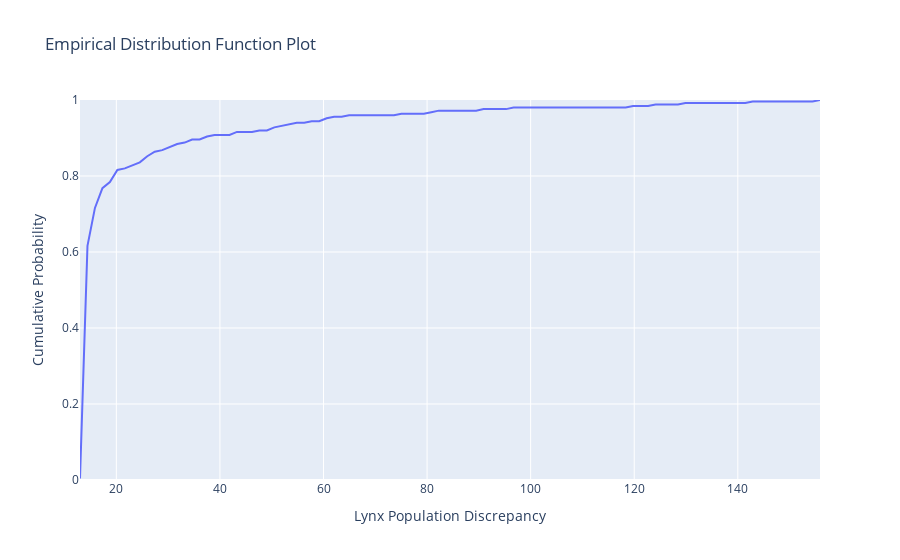
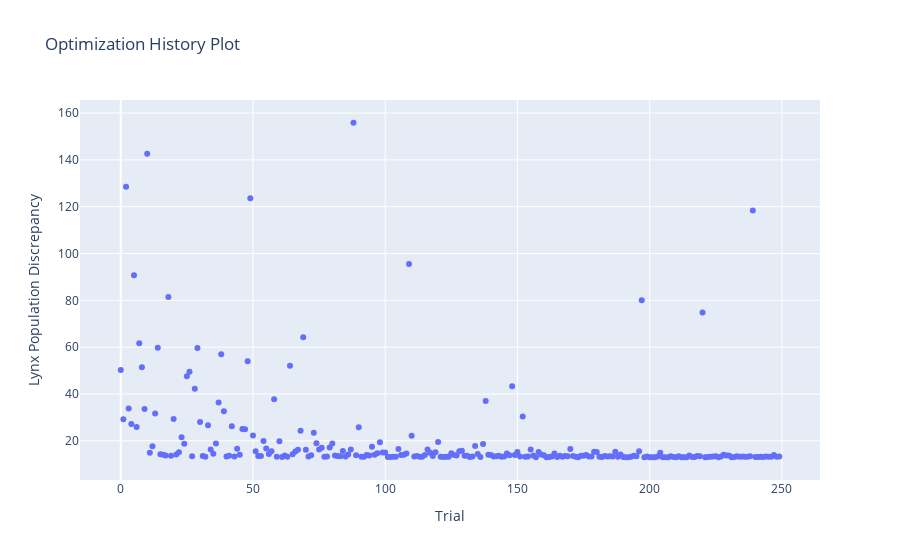
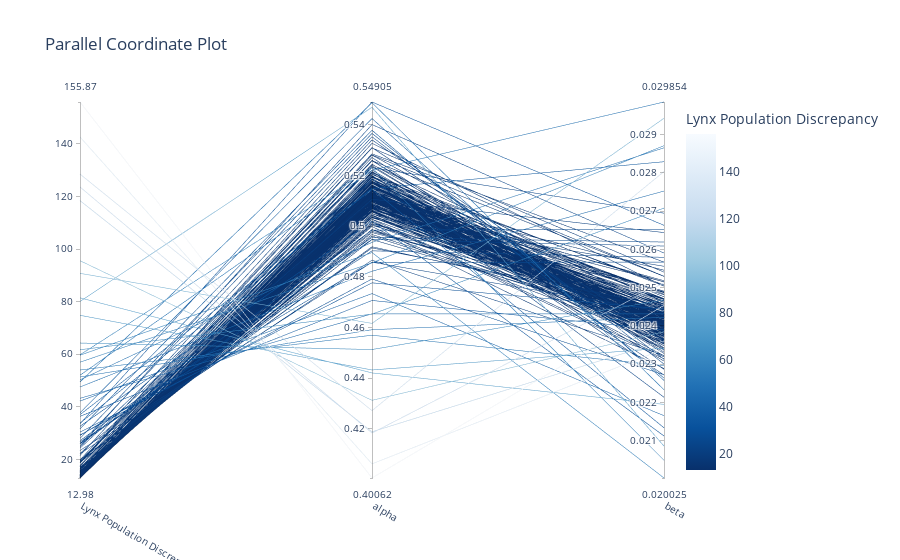
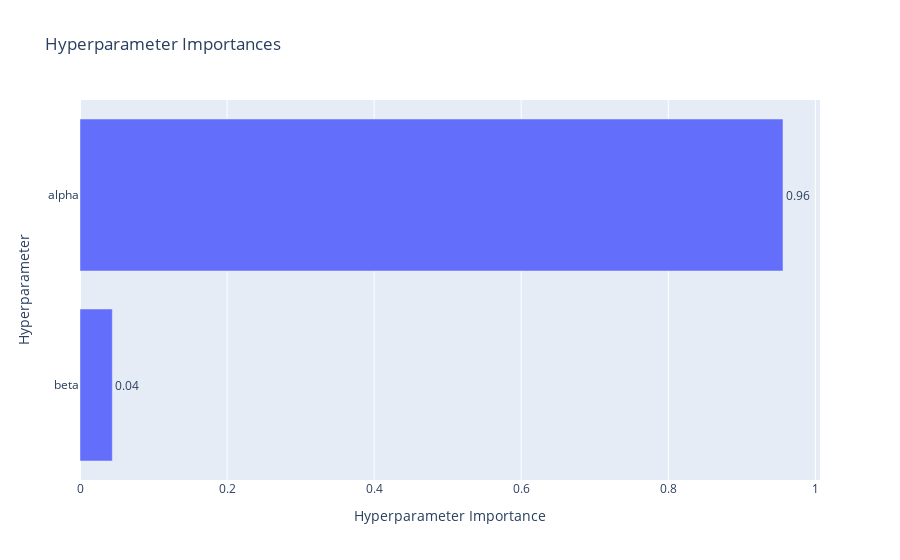

Notebook source saved alongside these figures, in order:
### Markdown cell above
We'll next run our black-box optimisation procedure using the [Tree-Structured Parsen Estimator (TPES) from the Optuna library](https://optuna.org/).

**TPES** is a Bayesian optimisation method that uses two density-estimation surrogate models to learn the distribution of parameters from Lotka Volterra that lead to **good** and **bad** results where:

- $l(x) = p(x \mid y < y^*) $: models parameter values that produced *good* results  
- $g(x) = p(x \mid y \ge y^*) $: models parameter values that produced *bad* results

Here $x$ are our parameter sets and $y^*$ is a performance threshold (often a quantile of observed losses). New candidate parameter sets are chosen to maximise the ratio **l(x) / g(x)**. In other words, we want to evaluate solutions that look like past winners but are still uncertain. TPES is efficient for high-dimensional and mixed-type search spaces.

[More information on TPES can be found using this link](https://arxiv.org/abs/2304.11127).

### Code cell
import optuna
optuna.logging.set_verbosity(optuna.logging.WARNING)

specification = OptimisationMethodModel(
    experiment_name="optuna_optimisation",
    parameter_spec=parameter_spec,
    observed_data=observed_data.lynx.values,
    method="tpes",
	output_labels=["Lynx Population Discrepancy"],
    directions=[
        "minimize"
    ],
    n_jobs=1,
    n_iterations=250,
    method_kwargs=dict(n_startup_trials=10),
    calibration_func_kwargs=dict(t=observed_data.year),
)

calibrator = OptimisationMethod(
    calibration_func=objective, specification=specification, engine="optuna"
)

calibrator.specify().execute().analyze()

### Figure 1 — Plotly figure (JSON) as saved in the notebook; plotly's stock layout.template omitted (floating-point values rounded to 4 significant figures)
{"data": [{"mode": "lines", "name": "optuna_optimisation", "type": "scatter", "x": [12.98, 14.42, 15.87, 17.31, 18.75, 20.2, 21.64, 23.08, 24.53, 25.97, 27.41, 28.86, 30.3, 31.74, 33.19, 34.63, 36.07, 37.52, 38.96, 40.4, 41.85, 43.29, 44.73, 46.18, 47.62, 49.06, 50.51, 51.95, 53.39, 54.84, 56.28, 57.72, 59.17, 60.61, 62.05, 63.5, 64.94, 66.38, 67.83, 69.27, 70.71, 72.16, 73.6, 75.04, 76.49, 77.93, 79.37, 80.82, 82.26, 83.7, 85.15, 86.59, 88.03, 89.48, 90.92, 92.36, 93.81, 95.25, 96.69, 98.14, 99.58, 101.0, 102.5, 103.9, 105.4, 106.8, 108.2, 109.7, 111.1, 112.6, 114.0, 115.5, 116.9, 118.3, 119.8, 121.2, 122.7, 124.1, 125.6, 127.0, 128.4, 129.9, 131.3, 132.8, 134.2, 135.7, 137.1, 138.6, 140.0, 141.4, 142.9, 144.3, 145.8, 147.2, 148.7, 150.1, 151.5, 153.0, 154.4, 155.9], "y": [0.004, 0.616, 0.716, 0.768, 0.784, 0.816, 0.82, 0.828, 0.836, 0.852, 0.864, 0.868, 0.876, 0.884, 0.888, 0.896, 0.896, 0.904, 0.908, 0.908, 0.908, 0.916, 0.916, 0.916, 0.92, 0.92, 0.928, 0.932, 0.936, 0.94, 0.94, 0.944, 0.944, 0.952, 0.956, 0.956, 0.96, 0.96, 0.96, 0.96, 0.96, 0.96, 0.96, 0.964, 0.964, 0.964, 0.964, 0.968, 0.972, 0.972, 0.972, 0.972, 0.972, 0.972, 0.976, 0.976, 0.976, 0.976, 0.98, 0.98, 0.98, 0.98, 0.98, 0.98, 0.98, 0.98, 0.98, 0.98, 0.98, 0.98, 0.98, 0.98, 0.98, 0.98, 0.984, 0.984, 0.984, 0.988, 0.988, 0.988, 0.988, 0.992, 0.992, 0.992, 0.992, 0.992, 0.992, 0.992, 0.992, 0.992, 0.996, 0.996, 0.996, 0.996, 0.996, 0.996, 0.996, 0.996, 0.996, 1]}], "layout": {"title": {"text": "Empirical Distribution Function Plot"}, "xaxis": {"title": {"text": "Lynx Population Discrepancy"}}, "yaxis": {"range": [0, 1], "title": {"text": "Cumulative Probability"}}}}

### Figure 2 — Plotly figure (JSON) as saved in the notebook; plotly's stock layout.template omitted (floating-point values rounded to 4 significant figures; data arrays with more than 128 entries replaced by an {"elided": "..."} marker saying what was removed)
{"data": [{"mode": "markers", "name": "Lynx Population Discrepancy", "type": "scatter", "x": {"elided": "250 int values"}, "y": {"elided": "250 float values"}}, {"marker": {"color": "#cccccc"}, "mode": "markers", "name": "Infeasible Trial", "showlegend": false, "type": "scatter", "x": [], "y": []}], "layout": {"title": {"text": "Optimization History Plot"}, "xaxis": {"title": {"text": "Trial"}}, "yaxis": {"title": {"text": "Lynx Population Discrepancy"}}}}

### Figure 3 — Plotly figure (JSON) as saved in the notebook; plotly's stock layout.template omitted (floating-point values rounded to 4 significant figures; data arrays with more than 128 entries replaced by an {"elided": "..."} marker saying what was removed)
{"data": [{"dimensions": [{"label": "Lynx Population Discrepancy", "range": [12.98, 155.9], "values": {"elided": "250 float values"}}, {"label": "alpha", "range": [0.4006, 0.5491], "values": {"elided": "250 float values"}}, {"label": "beta", "range": [0.02002, 0.02985], "values": {"elided": "250 float values"}}], "labelangle": 30, "labelside": "bottom", "line": {"color": {"elided": "250 float values"}, "colorbar": {"title": {"text": "Lynx Population Discrepancy"}}, "colorscale": [[0, "rgb(247,251,255)"], [0.125, "rgb(222,235,247)"], [0.25, "rgb(198,219,239)"], [0.375, "rgb(158,202,225)"], [0.5, "rgb(107,174,214)"], [0.625, "rgb(66,146,198)"], [0.75, "rgb(33,113,181)"], [0.875, "rgb(8,81,156)"], [1, "rgb(8,48,107)"]], "reversescale": true, "showscale": true}, "type": "parcoords"}], "layout": {"title": {"text": "Parallel Coordinate Plot"}}}

### Figure 4 — Plotly figure (JSON) as saved in the notebook; plotly's stock layout.template omitted (floating-point values rounded to 4 significant figures)
{"data": [{"cliponaxis": false, "hovertemplate": ["beta (FloatDistribution): 0.043972980119020864<extra></extra>", "alpha (FloatDistribution): 0.9560270198809792<extra></extra>"], "name": "Lynx Population Discrepancy", "orientation": "h", "text": ["0.04", "0.96"], "textposition": "outside", "type": "bar", "x": [0.04397, 0.956], "y": ["beta", "alpha"]}], "layout": {"title": {"text": "Hyperparameter Importances"}, "xaxis": {"title": {"text": "Hyperparameter Importance"}}, "yaxis": {"title": {"text": "Hyperparameter"}}}}
